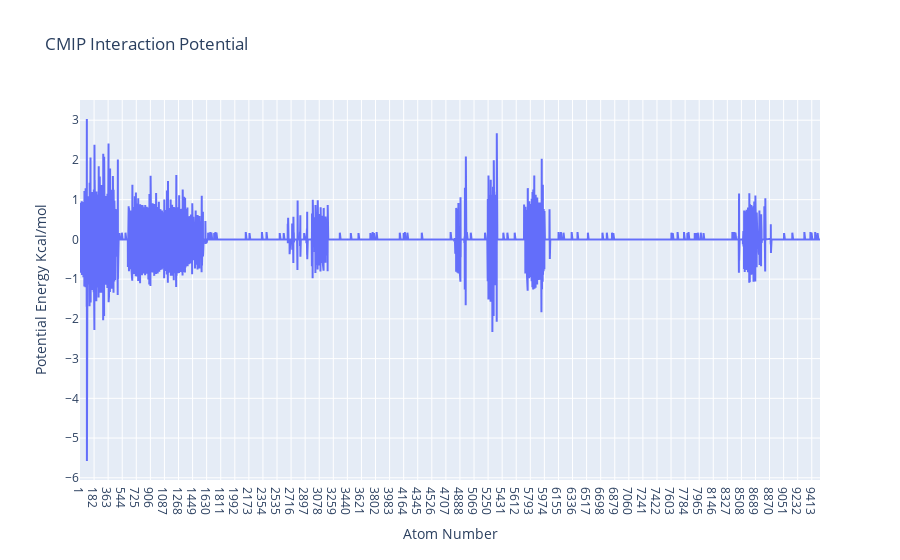

The code cell stored with this chart in its notebook:
### Code cell
import plotly
import plotly.graph_objs as go
from biobb_cmip.utils.representation import get_energies_byat


atom_list, energy_dict = get_energies_byat(RBD_byat_out)

plotly.offline.init_notebook_mode(connected=True)

fig = {"data": [go.Scatter(x=atom_list, y=energy_dict['ES'])],
       "layout": go.Layout(title="CMIP Interaction Potential", xaxis=dict(title = "Atom Number"), 
                           yaxis=dict(title = "Potential Energy Kcal/mol"))}

plotly.offline.iplot(fig)

### Figure 1 — Plotly figure (JSON) as saved in the notebook; plotly's stock layout.template omitted (floating-point values rounded to 4 significant figures; data arrays with more than 128 entries replaced by an {"elided": "..."} marker saying what was removed)
{"data": [{"type": "scatter", "x": {"elided": "9519 str values"}, "y": {"elided": "9519 float values"}}], "layout": {"title": {"text": "CMIP Interaction Potential"}, "xaxis": {"title": {"text": "Atom Number"}}, "yaxis": {"title": {"text": "Potential Energy Kcal/mol"}}}}
